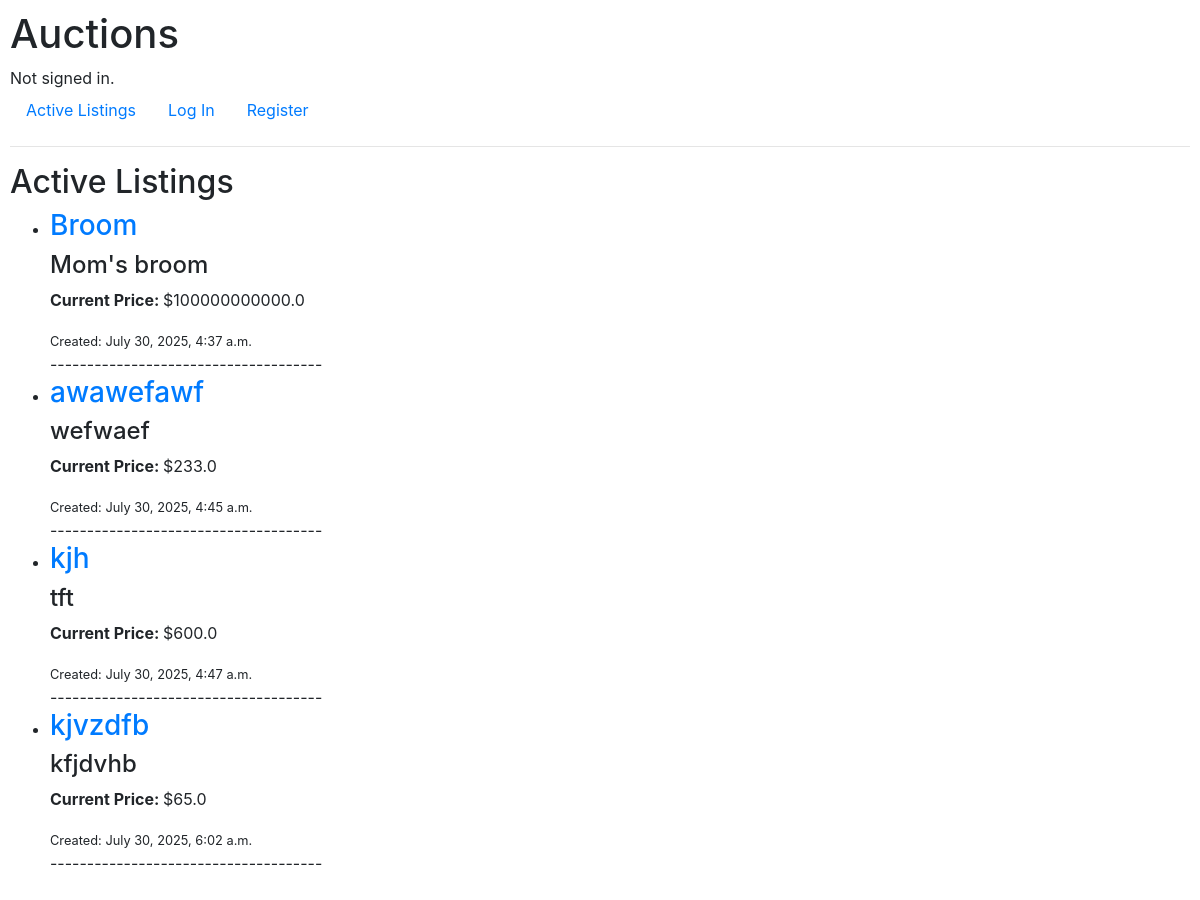
Before: / with the older database file.
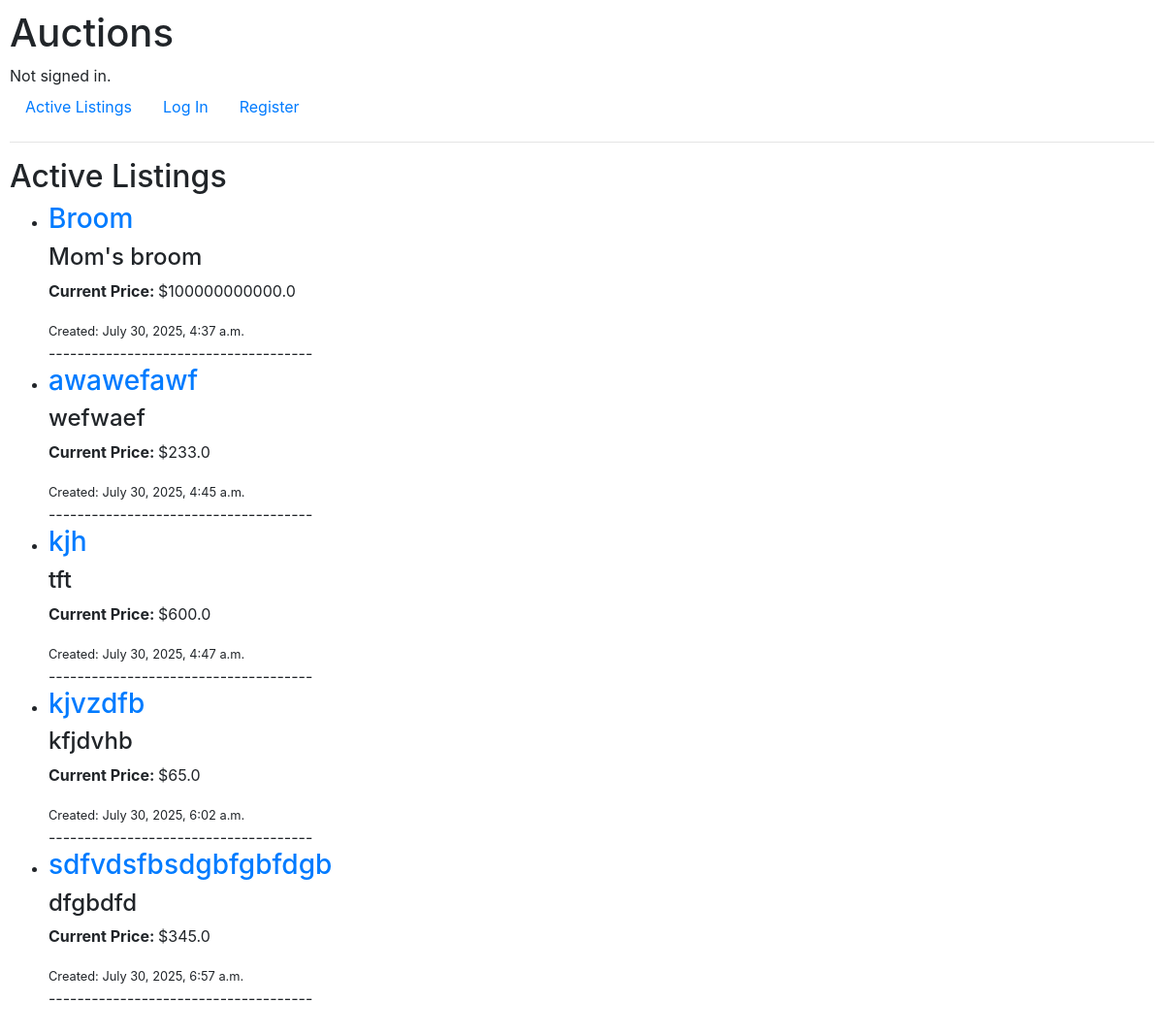
After: the same page with the newer database file.
### auctions/models.py (models this page shows, shortened)
class Auctions(models.Model):
    auction_id = models.BigAutoField(primary_key=True)
    auction_name = models.CharField(max_length=1000)
    item_image = models.CharField(
        max_length=10000, blank=True, null=True, default=None
    )
    item_category = models.CharField(max_length=1000, blank=True, null=True, default=None)
    item_name = models.CharField(max_length=1000, default="No Name")
    item_description = models.CharField(max_length=10000, default="None")
    starting_bid = models.FloatField()
    listing_creation_time = models.DateTimeField(auto_now_add=True)
    listed_by = models.ForeignKey(
        User, on_delete=models.CASCADE, related_name="listed_items"
    )
    current_bid = models.FloatField()
    current_bid_by = models.ForeignKey(
        User, blank=True, null=True,
        default=None,
        on_delete=models.SET_NULL,
        related_name="winning_bids"
    )
    status = models.CharField(max_length=4, default="Sale")
    sold_to = models.ForeignKey(
        User, blank=True,
        null=True,
        on_delete=models.SET_NULL,
        related_name="purchased_items",
    )

### auctions/views.py (the view)
# urls.py: path("", views.index, name="index"),
def index(request):
    return render(request, "auctions/index.html", {
        "auctions": Auctions.objects.all(),
    })

### auctions/templates/auctions/index.html (shortened to what this page needs)
{% extends "auctions/layout.html" %}
{% block body %}
    <h2>Active Listings</h2>
<ul>
    {% for auction in auctions %}
      <li>
        <h3><a href="{% url 'auctions:listing_page' auction.auction_id %}">{{ auction.auction_name }}</a></h3>
        <h4>{{ auction.item_name }}</h4>
        <p><strong>Current Price: </strong>${{ auction.current_bid }}</p>
        <small>Created: {{ auction.listing_creation_time }}</small>
      </li>
      -------------------------------------
    {% endfor %}
</ul>
{% endblock %}

Changed rows visible on the page:
added Auctions: auction_name "sdfvdsfbsdgbfgbfdgb", item_name "dfgbdfd", current_bid "345.0", listing_creation_time "July 30, 2025, 6:57 a.m."
